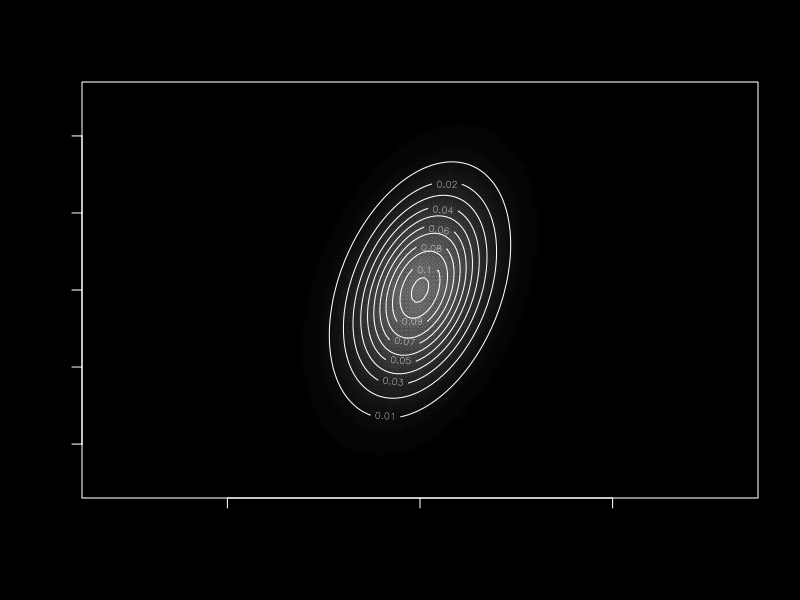

The R script that drew this image:
Gauss_distribution <- function(Sigma, mu, x) {
  
  n <- 2
  
  numerator <- exp((-1/2) %*% t(x - mu) %*% solve(Sigma) %*% (x - mu))
  denominator <- sqrt(det(Sigma) * (2 * pi)^n)
  
  #print(numerator)
  #print(denominator)
  
  return(numerator/denominator)
}

Sigma <- matrix(NA, 2, 2)
mu <- c(0, 0)

Sigma[1, 1] <- 1
Sigma[2, 2] <- 2
Sigma[1, 2] <- 1
Sigma[2, 1] <- 0

x <- seq(-5, 5, 0.1)
y <- seq(-5, 5, 0.1)

par(bg = 'black', fg = 'white')
plot(-5:5, -5:5, type = "n",asp = 1)


for (i in x) {
  
  for (j in y) {
    
    color <- adjustcolor("white", Gauss_distribution(Sigma, mu, c(i, j)))
    points(i, j, pch = 21,col = color, bg = color)
    
  }
  
}


z = outer(x, y, function(x, y) {
  
  sapply(1:length(x), function(i) Gauss_distribution(Sigma, mu, c(x[i], y[i])))
  
})

contour(x,y,z,add = T ,asp = 1,lwd = 1)
